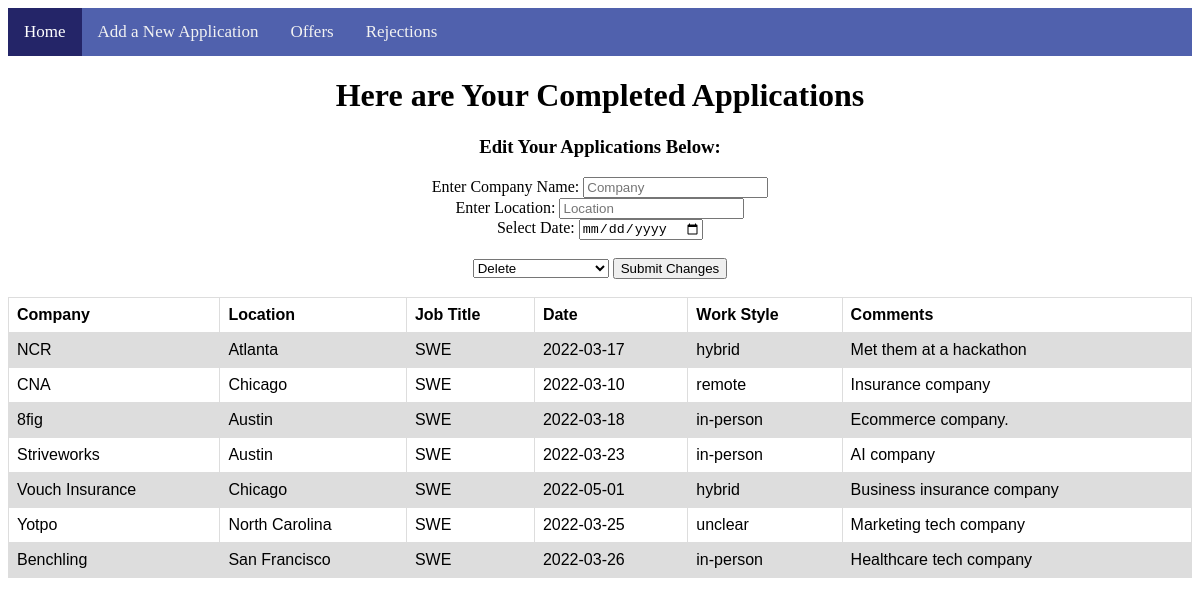
Screenshot of /PHP/completed.php (signed in) with the database file from the repository.
### tables this page shows
CREATE TABLE `completed` (
  `company` varchar(255) NOT NULL,
  `location` varchar(255) NOT NULL,
  `jobTitle` varchar(255) NOT NULL,
  `date` varchar(255) NOT NULL,
  `workLocation` text NOT NULL,
  `comments` varchar(255) NOT NULL,
  `username` varchar(255) NOT NULL
);

### PHP/completed.php (the view, shortened to what this page needs)
<?php
    require('connDB.php');
                ?>
<!DOCTYPE html>
<html lang="en">
<head>
    <link rel="stylesheet" type="text/css" href="../CSS/index.css">
    <link rel="stylesheet" type="text/css" href="completedStyle.php">
</head>
<body>
    <div class="topnav">
        <a class="active" href="../HTML/index2.html">Home</a>
        <a href="newApplication.php">Add a New Application</a>
        <a href="offers.php">Offers</a>
        <a href="rejections.php">Rejections</a>
    </div>
    <form method="post" style="text-align: center">
        <h1>Here are Your Completed Applications</h1>
        <h3 style="text-align: center">Edit Your Applications Below:</h3>
        <div>
            <label for="appSelect">Enter Company Name:</label>
            <input name="appSelect" type="text" placeholder="Company"><br>
            <label for="locationSelect">Enter Location:</label>
            <input name="locationSelect" type="text" placeholder="Location"><br>
            <label for="dateSelect">Select Date:</label>
            <input type="date" id="date" name="dateSelect"><br><br>
        </div>
        <select name="move">
            <option value="delete">Delete</option>
        </select>
        <input type="submit" value="Submit Changes"><br><br>
    </form>
</body>
</html>
<?php
    $un = $_SESSION["username"];
    $sql = "SELECT * FROM completed WHERE username='" . $un . "'";
    $result = mysqli_query($conn, $sql);
    if (mysqli_num_rows($result) > 0) {
        echo "<table><tr><th>Company</th><th>Location</th><th>Job Title</th><th>Date</th><th>Work Style</th><th>Comments</th></tr>";
        while ($row = mysqli_fetch_assoc($result)) {
            echo "<tr><td>" . $row["company"]. "</td><td>" . $row["location"] . "</td><td>" . $row["jobTitle"] . "</td><td>" . $row["date"] . "</td><td>" . $row["workLocation"] . "</td><td>" . $row["comments"] . "</td></tr>";
        }
        echo "</table>";
    } else {
        echo "<h3 style='text-align:center'>You currently have 0 completed applications.</h3>";
    }
?>

### CSS/index.css (style rules this page uses)
body { align-items: center; }
h1 { text-align: center; }
.topnav { overflow: hidden; background-color: rgb(80, 97, 173); }
.topnav a { float: left; color: #f2f2f2; text-align: center; padding: 14px 16px; text-decoration: none; font-size: 17px; }
.topnav a.active { background-color: #242568; color: white; }

### rows the page displays
completed: company "NCR", location "Atlanta", jobTitle "SWE", date "2022-03-17", workLocation "hybrid", comments "Met them at a hackathon"
completed: company "CNA", location "Chicago", jobTitle "SWE", date "2022-03-10", workLocation "remote", comments "Insurance company"
completed: company "8fig", location "Austin", jobTitle "SWE", date "2022-03-18", workLocation "in-person", comments "Ecommerce company."
completed: company "Striveworks", location "Austin", jobTitle "SWE", date "2022-03-23", workLocation "in-person", comments "AI company"
completed: company "Vouch Insurance", location "Chicago", jobTitle "SWE", date "2022-05-01", workLocation "hybrid", comments "Business insurance company"
completed: company "Yotpo", location "North Carolina", jobTitle "SWE", date "2022-03-25", workLocation "unclear", comments "Marketing tech company"
completed: company "Benchling", location "San Francisco", jobTitle "SWE", date "2022-03-26", workLocation "in-person", comments "Healthcare tech company"
